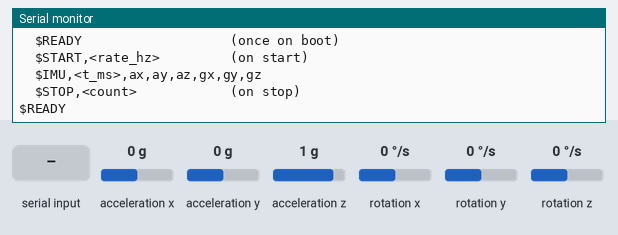
This program was run on a simulated ESP32-S3. Shown: the last lines printed to the serial monitor. The test bench sets the inputs (shaded band); at power-on: acceleration x 0 g, acceleration y 0 g, acceleration z 1 g, rotation x 0 °/s, rotation y 0 °/s, rotation z 0 °/s.

Above: at 2.7 s.
2.8 s: "S\n" received over Serial
At 3.7 s:
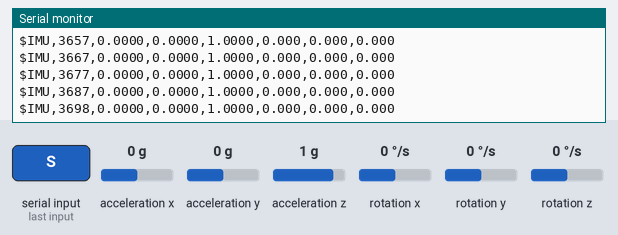
4.3 s: "C\n" received over Serial
At 5.1 s:
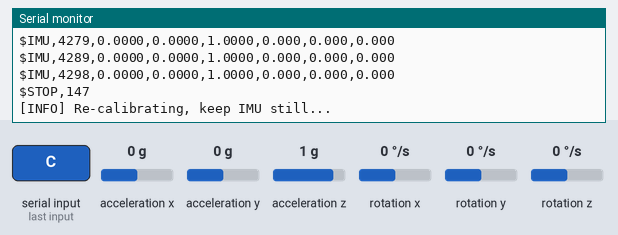
5.8 s: "1\n" received over Serial
At 6.9 s:
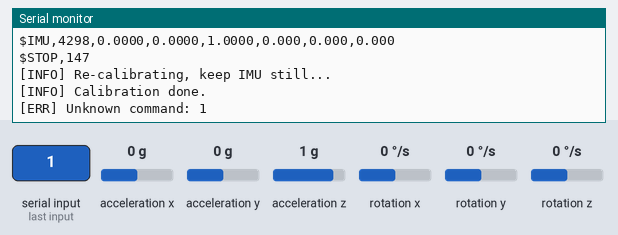
Timing chart, 0 to 8.8 s (numbered marks = the images above; inputs shaded):
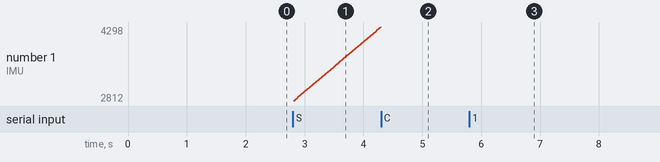

Measured:
- after the input at 2.8 s, the serial monitor: prints a new line at once (image 1)

The program:

main.cpp
```cpp
/*
 * MPU6050 raw-data acquisition + PC-side FFT analysis (firmware)
 *
 * Goal: sample raw six-axis IMU data at 100 Hz and transmit ASCII CSV over serial when Record is requested.
 * The PC application (tools/imu_fft_gui.py) receives the data, performs FFT, and visualizes the results.
 *
 * Protocol (115200 baud, native USB CDC; one record per line):
 * $READY                         Device ready (sent once at startup)
 * $START,<rate_hz>               Start acquisition (sent on 'S'; rate fixed at 100)
 * $IMU,<t_ms>,<ax>,<ay>,<az>,<gx>,<gy>,<gz>   Sample (streamed after START)
 * $STOP,<count>                  Stop acquisition (sent on next 'S'; count = samples in this session)
 *
 * Units:
 * ax/ay/az = g (acceleration)
 * gx/gy/gz = dps (angular velocity)
 * t_ms     = milliseconds since boot (used by the PC to recalculate the actual sampling rate)
 *
 * Serial commands (sent by PC or Serial Monitor; newline terminated):
 * S   Toggle acquisition (start/stop)
 * C   Recalibrate gyroscope offsets (keep stationary for several seconds)
 * H   Show help
 *
 * Pins (actual wiring, not the documented GPIO8/7 pinout):
 *   SDA = GPIO18
 *   SCL = GPIO17
 * AD0 -> GND (I2C address 0x68)
 *   VCC → 3.3V
 *
 * Library: rfetick/MPU6050_light @ ^1.1.0 (older calcOffsets API; check arguments)
 */

#include <Arduino.h>
#include <Wire.h>
#include "MPU6050_light.h"

// ============ Pins ============
#define MPU_SDA_PIN   8
#define MPU_SCL_PIN   7

// ============ Sampling parameters ============
#define SAMPLE_INTERVAL_MS  10      // 100 Hz
#define SAMPLE_RATE_HZ      100

// ============ Protocol tags ============
static const char* TAG_READY = "$READY";
static const char* TAG_START = "$START";
static const char* TAG_STOP  = "$STOP";
static const char* TAG_IMU   = "$IMU";

// MPU6050_light object
MPU6050 mpu(Wire);

// Acquisition state
static bool streaming = false;
static uint32_t sample_count = 0;     // Total samples collected since the current START
static uint32_t last_sample = 0;

// Serial command buffer
static String input_buf;

// ============ Help ============
static void show_help() {
  Serial.println();
  Serial.println("=====================================");
  Serial.println("  IMU + PC FFT (04_imu_pc_fft)");
  Serial.println("  ESP32-S3 | SDA=GPIO18 SCL=GPIO17");
  Serial.println("  Sample: 100Hz, 6-axis raw");
  Serial.println("=====================================");
  Serial.println("Commands:");
  Serial.println("  S   Toggle streaming (start/stop)");
  Serial.println("  C   Re-calibrate gyro offsets");
  Serial.println("  H   Show this help");
  Serial.println();
  Serial.println("Protocol:");
  Serial.println("  $READY                   (once on boot)");
  Serial.println("  $START,<rate_hz>         (on start)");
  Serial.println("  $IMU,<t_ms>,ax,ay,az,gx,gy,gz");
  Serial.println("  $STOP,<count>            (on stop)");
  Serial.println();
}

// ============ Acquisition control ============
static void start_streaming() {
  if (streaming) return;
  streaming = true;
  sample_count = 0;
  last_sample = millis();
  // Notify PC: acquisition started and actual sample rate
  Serial.print(TAG_START);
  Serial.print(',');
  Serial.println(SAMPLE_RATE_HZ);
}

static void stop_streaming() {
  if (!streaming) return;
  streaming = false;
  // Notify PC: acquisition ended and sample count
  Serial.print(TAG_STOP);
  Serial.print(',');
  Serial.println(sample_count);
}

// Output one sample (called only while streaming)
static void emit_sample() {
  mpu.update();
  sample_count++;
  Serial.print(TAG_IMU);
  Serial.print(','); Serial.print(millis());
  Serial.print(','); Serial.print(mpu.getAccX(), 4);
  Serial.print(','); Serial.print(mpu.getAccY(), 4);
  Serial.print(','); Serial.print(mpu.getAccZ(), 4);
  Serial.print(','); Serial.print(mpu.getGyroX(), 3);
  Serial.print(','); Serial.print(mpu.getGyroY(), 3);
  Serial.print(','); Serial.println(mpu.getGyroZ(), 3);
}

// ============ Command handling ============
static void process_cmd(const String& cmd) {
  String s = cmd;
  s.trim();
  s.toUpperCase();
  if (s.length() == 0) return;

  if (s == "S") {
    if (streaming) stop_streaming();
    else           start_streaming();
    return;
  }
  if (s == "C") {
    // Stop acquisition during calibration to avoid I2C/Serial interference
    bool was_streaming = streaming;
    if (was_streaming) stop_streaming();
    Serial.println("[INFO] Re-calibrating, keep IMU still...");
    mpu.calcOffsets(false, true);  // false = do not calibrate accelerometer; true = print progress
    Serial.println("[INFO] Calibration done.");
    return;
  }
  if (s == "H") { show_help(); return; }

  Serial.print("[ERR] Unknown command: ");
  Serial.println(s);
}

// ============ Entry point ============
void setup() {
  Serial.begin(115200);
  delay(500);

  Serial.println();
  Serial.println("#####################################");
  Serial.println("#  IMU + PC FFT (04_imu_pc_fft)");
  Serial.println("#  ESP32-S3 | SDA=GPIO18 SCL=GPIO17");
  Serial.println("#  100Hz 6-axis raw -> PC does FFT");
  Serial.println("#####################################");

  Wire.begin(MPU_SDA_PIN, MPU_SCL_PIN);
  Wire.setClock(400000);

  byte status = mpu.begin();
  Serial.print("[INFO] mpu.begin() status = ");
  Serial.println(status);
  if (status != 0) {
    Serial.println("[ERR] MPU6050 not found! Check wiring:");
    Serial.println("       SDA->GPIO18  SCL->GPIO17  AD0->GND  VCC->3.3V");
    Serial.println("[ERR] Halting.");
    while (true) { delay(1000); }
  }
  Serial.println("[INFO] MPU6050 init OK");

  // Calibrate gyroscope offsets while stationary
  Serial.println("[INFO] === CALIBRATION ===");
  Serial.println("[INFO] Keep the board still...");
  mpu.calcOffsets(false, true);
  Serial.println("[INFO] Calibration done.");

  show_help();
  Serial.println(TAG_READY);
}

void loop() {
  uint32_t now = millis();

  // Sample at 100 Hz (output only while acquisition is active)
  if (streaming && (now - last_sample >= SAMPLE_INTERVAL_MS)) {
    last_sample = now;
    emit_sample();
  }

  // Handle serial commands
  while (Serial.available()) {
    char c = Serial.read();
    if (c == '\n' || c == '\r') {
      if (input_buf.length() > 0) {
        process_cmd(input_buf);
        input_buf = "";
      }
    } else {
      input_buf += c;
    }
  }

  delay(1);
}
```
